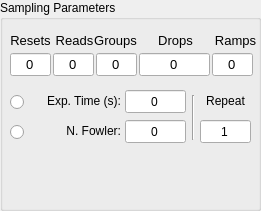
  <widget class="QGroupBox" name="groupBox_4">
   <property name="geometry">
    <rect>
     <x>150</x>
     <y>170</y>
     <width>261</width>
     <height>211</height>
    </rect>
   </property>
   <property name="title">
    <string>Sampling Parameters</string>
   </property>
   <widget class="QLineEdit" name="e_reads">
    <property name="geometry">
     <rect>
      <x>53</x>
      <y>53</y>
      <width>41</width>
      <height>23</height>
     </rect>
    </property>
    <property name="font">
     <font>
      <pointsize>10</pointsize>
     </font>
    </property>
    <property name="text">
     <string>0</string>
    </property>
    <property name="alignment">
     <set>Qt::AlignCenter</set>
    </property>
    <property name="readOnly">
     <bool>false</bool>
    </property>
   </widget>
   <widget class="QLineEdit" name="e_resets">
    <property name="geometry">
     <rect>
      <x>10</x>
      <y>53</y>
      <width>41</width>
      <height>23</height>
     </rect>
    </property>
    <property name="font">
     <font>
      <pointsize>10</pointsize>
     </font>
    </property>
    <property name="text">
     <string>0</string>
    </property>
    <property name="alignment">
     <set>Qt::AlignCenter</set>
    </property>
   </widget>
   <widget class="QLineEdit" name="e_groups">
    <property name="geometry">
     <rect>
      <x>96</x>
      <y>53</y>
      <width>41</width>
      <height>23</height>
     </rect>
    </property>
    <property name="font">
     <font>
      <pointsize>10</pointsize>
     </font>
    </property>
    <property name="text">
     <string>0</string>
    </property>
    <property name="alignment">
     <set>Qt::AlignCenter</set>
    </property>
    <property name="readOnly">
     <bool>false</bool>
    </property>
   </widget>
   <widget class="QLineEdit" name="e_drops">
    <property name="geometry">
     <rect>
      <x>139</x>
      <y>53</y>
      <width>71</width>
      <height>23</height>
     </rect>
    </property>
    <property name="font">
     <font>
      <pointsize>10</pointsize>
     </font>
    </property>
    <property name="text">
     <string>0</string>
    </property>
    <property name="alignment">
     <set>Qt::AlignCenter</set>
    </property>
    <property name="readOnly">
     <bool>false</bool>
    </property>
   </widget>
   <widget class="QLineEdit" name="e_ramps">
    <property name="geometry">
     <rect>
      <x>212</x>
      <y>53</y>
      <width>41</width>
      <height>23</height>
     </rect>
    </property>
    <property name="font">
     <font>
      <pointsize>10</pointsize>
     </font>
    </property>
    <property name="text">
     <string>0</string>
    </property>
    <property name="alignment">
     <set>Qt::AlignCenter</set>
    </property>
    <property name="readOnly">
     <bool>false</bool>
    </property>
   </widget>
   <widget class="QLineEdit" name="e_fowler_number">
    <property name="geometry">
     <rect>
      <x>125</x>
      <y>120</y>
      <width>61</width>
      <height>23</height>
     </rect>
    </property>
    <property name="text">
     <string>0</string>
    </property>
    <property name="alignment">
     <set>Qt::AlignCenter</set>
    </property>
   </widget>
   <widget class="QLineEdit" name="e_exp_time">
    <property name="geometry">
     <rect>
      <x>125</x>
      <y>90</y>
      <width>61</width>
      <height>23</height>
     </rect>
    </property>
    <property name="text">
     <string>0</string>
    </property>
    <property name="alignment">
     <set>Qt::AlignCenter</set>
    </property>
   </widget>
   <widget class="QLabel" name="label_fowler_number">
    <property name="geometry">
     <rect>
      <x>30</x>
      <y>120</y>
      <width>91</width>
      <height>21</height>
     </rect>
    </property>
    <property name="layoutDirection">
     <enum>Qt::LeftToRight</enum>
    </property>
    <property name="text">
     <string>N. Fowler:</string>
    </property>
    <property name="alignment">
     <set>Qt::AlignRight|Qt::AlignTrailing|Qt::AlignVCenter</set>
    </property>
   </widget>
   <widget class="QLabel" name="label_13">
    <property name="geometry">
     <rect>
      <x>30</x>
      <y>90</y>
      <width>91</width>
      <height>21</height>
     </rect>
    </property>
    <property name="layoutDirection">
     <enum>Qt::LeftToRight</enum>
    </property>
    <property name="text">
     <string>Exp. Time (s):</string>
    </property>
    <property name="alignment">
     <set>Qt::AlignRight|Qt::AlignTrailing|Qt::AlignVCenter</set>
    </property>
   </widget>
   <widget class="QLabel" name="label_19">
    <property name="geometry">
     <rect>
      <x>10</x>
      <y>30</y>
      <width>41</width>
      <height>21</height>
     </rect>
    </property>
    <property name="font">
     <font>
      <pointsize>10</pointsize>
     </font>
    </property>
    <property name="layoutDirection">
     <enum>Qt::LeftToRight</enum>
    </property>
    <property name="text">
     <string>Resets</string>
    </property>
    <property name="alignment">
     <set>Qt::AlignCenter</set>
    </property>
   </widget>
   <widget class="QLabel" name="label_20">
    <property name="geometry">
     <rect>
      <x>54</x>
      <y>30</y>
      <width>41</width>
      <height>21</height>
     </rect>
    </property>
    <property name="font">
     <font>
      <pointsize>10</pointsize>
     </font>
    </property>
    <property name="layoutDirection">
     <enum>Qt::LeftToRight</enum>
    </property>
    <property name="text">
     <string>Reads</string>
    </property>
    <property name="alignment">
     <set>Qt::AlignCenter</set>
    </property>
   </widget>
   <widget class="QLabel" name="label_groups">
    <property name="geometry">
     <rect>
      <x>90</x>
      <y>30</y>
      <width>51</width>
      <height>21</height>
     </rect>
    </property>
    <property name="font">
     <font>
      <pointsize>10</pointsize>
     </font>
    </property>
    <property name="layoutDirection">
     <enum>Qt::LeftToRight</enum>
    </property>
    <property name="text">
     <string>Groups</string>
    </property>
    <property name="alignment">
     <set>Qt::AlignCenter</set>
    </property>
   </widget>
   <widget class="QLabel" name="label_drops">
    <property name="geometry">
     <rect>
      <x>140</x>
      <y>30</y>
      <width>71</width>
      <height>21</height>
     </rect>
    </property>
    <property name="font">
     <font>
      <pointsize>10</pointsize>
     </font>
    </property>
    <property name="layoutDirection">
     <enum>Qt::LeftToRight</enum>
    </property>
    <property name="text">
     <string>Drops</string>
    </property>
    <property name="alignment">
     <set>Qt::AlignCenter</set>
    </property>
   </widget>
   <widget class="QLabel" name="label_ramps">
    <property name="geometry">
     <rect>
      <x>210</x>
      <y>30</y>
      <width>51</width>
      <height>21</height>
     </rect>
    </property>
    <property name="font">
     <font>
      <pointsize>10</pointsize>
     </font>
    </property>
    <property name="layoutDirection">
     <enum>Qt::LeftToRight</enum>
    </property>
    <property name="text">
     <string>Ramps</string>
    </property>
    <property name="alignment">
     <set>Qt::AlignCenter</set>
    </property>
   </widget>
   <widget class="QRadioButton" name="radio_exp_time">
    <property name="geometry">
     <rect>
      <x>10</x>
      <y>90</y>
      <width>21</width>
      <height>25</height>
     </rect>
    </property>
    <property name="text">
     <string/>
    </property>
   </widget>
   <widget class="QRadioButton" name="radio_fowler_number">
    <property name="geometry">
     <rect>
      <x>10</x>
      <y>120</y>
      <width>21</width>
      <height>25</height>
     </rect>
    </property>
    <property name="text">
     <string/>
    </property>
   </widget>
   <widget class="QLineEdit" name="e_repeat">
    <property name="geometry">
     <rect>
      <x>200</x>
      <y>120</y>
      <width>51</width>
      <height>23</height>
     </rect>
    </property>
    <property name="text">
     <string>1</string>
    </property>
    <property name="alignment">
     <set>Qt::AlignCenter</set>
    </property>
   </widget>
   <widget class="QLabel" name="label_16">
    <property name="geometry">
     <rect>
      <x>195</x>
      <y>90</y>
      <width>61</width>
      <height>21</height>
     </rect>
    </property>
    <property name="layoutDirection">
     <enum>Qt::LeftToRight</enum>
    </property>
    <property name="text">
     <string>Repeat</string>
    </property>
    <property name="alignment">
     <set>Qt::AlignCenter</set>
    </property>
    <property name="wordWrap">
     <bool>true</bool>
    </property>
   </widget>
   <widget class="Line" name="line_2">
    <property name="geometry">
     <rect>
      <x>183</x>
      <y>95</y>
      <width>21</width>
      <height>45</height>
     </rect>
    </property>
    <property name="orientation">
     <enum>Qt::Vertical</enum>
    </property>
   </widget>
  </widget>
